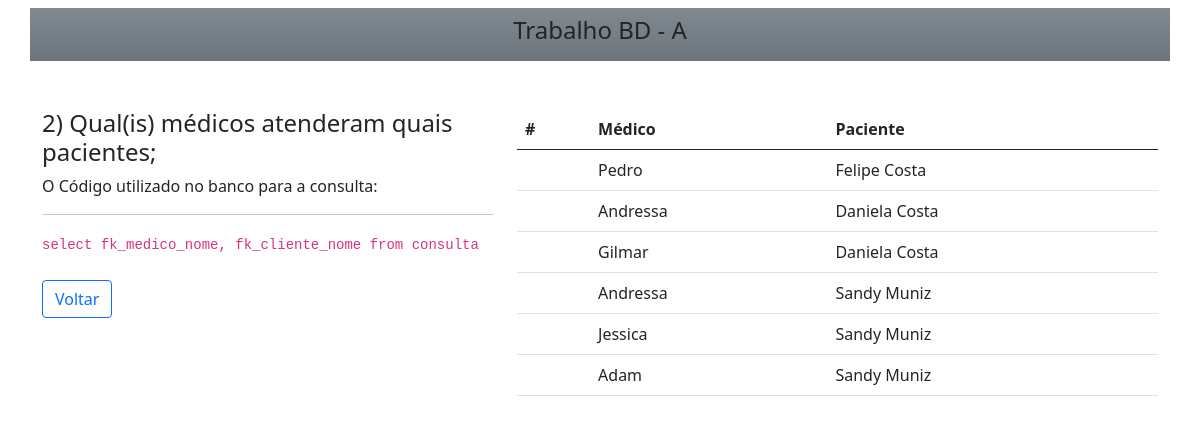
Screenshot of /pages/pagina2.php with the database file from the repository.
### tables this page shows
CREATE TABLE consulta (
    id INTEGER PRIMARY KEY NOT NULL AUTO_INCREMENT UNIQUE,
    fk_cliente_nome VARCHAR(150) NOT NULL,
    fk_medico_nome VARCHAR(150) NOT NULL,
    exame_realizado VARCHAR(150) NOT NULL,
    data_exame DATE NOT NULL,
    doenca_cronica BOOLEAN NOT NULL
);

### src/respostas.php (called while the page is built, shortened)
<?php
class Resposta
{
    private $mysql;
    public function __construct(mysqli $mysql)
    {
        $this->mysql = $mysql;
    }
    public function resposta2(): array
    {
        $resultado = $this->mysql->query('SELECT fk_medico_nome, fk_cliente_nome FROM consulta');
        $respostas = $resultado->fetch_all(MYSQLI_ASSOC);
        return $respostas;
    }
}

### pages/pagina2.php (the view, shortened to what this page needs)
<?php
require '../config.php';
require '../src/respostas.php';
$resposta = new Resposta($mysql);
$respostas = $resposta->resposta2();
?>
<!DOCTYPE html>
<html lang="en">
<head>
    <link href="https://cdn.jsdelivr.net/npm/bootstrap@5.0.2/dist/css/bootstrap.min.css" rel="stylesheet">
</head>
<body>
<header>
    <div class="container bg-secondary bg-gradient">
        <div class="row justify-content-center m-2">
            <div class="col-4 p-2 text-center">
                <h4> Trabalho BD - A</h4>
            </div>
        </div>
    </div>
</header>
<section class="container mt-5">
    <div class="row">
        <div class="col-md-5">
            <div class="">
                <h4>
                    2) Qual(is) médicos atenderam quais pacientes;
                </h4>
                <div>
                    O Código utilizado no banco para a consulta:
                    <hr>
                    <code>select fk_medico_nome, fk_cliente_nome from consulta</code>
                </div>
            </div>
            <a class="btn btn-outline-primary mt-4" href="../index.php" role="button">Voltar</a>
        </div>
        <div class="col-md-7">
            <table class="table">
                <thead>
                <tr>
                    <th scope="col">#</th>
                    <th scope="col">Médico</th>
                    <th scope="col">Paciente</th>
                </tr>
                </thead>
                <tbody>
                <?php foreach ($respostas as $resposta) : ?>
                <tr>
                    <th scope="row"></th>
                    <td><?php echo $resposta['fk_medico_nome']; ?></td>
                    <td><?php echo $resposta['fk_cliente_nome']; ?></td>
                </tr>
                <?php endforeach; ?>
                </tbody>
            </table>
        </div>
    </div>
</section>
</body>
</html>

### rows the page displays
consulta: fk_medico_nome "Pedro", fk_cliente_nome "Felipe Costa"
consulta: fk_medico_nome "Andressa", fk_cliente_nome "Daniela Costa"
consulta: fk_medico_nome "Gilmar", fk_cliente_nome "Daniela Costa"
consulta: fk_medico_nome "Andressa", fk_cliente_nome "Sandy Muniz"
consulta: fk_medico_nome "Jessica", fk_cliente_nome "Sandy Muniz"
consulta: fk_medico_nome "Adam", fk_cliente_nome "Sandy Muniz"
